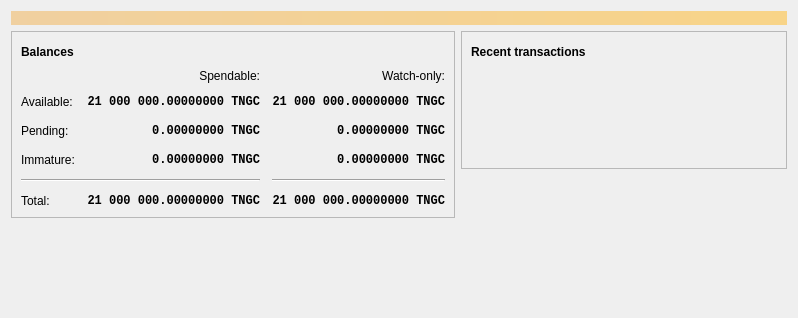
<?xml version="1.0" encoding="UTF-8"?>
<ui version="4.0">
 <class>OverviewPage</class>
 <widget class="QWidget" name="OverviewPage">
  <property name="geometry">
   <rect>
    <x>0</x>
    <y>0</y>
    <width>798</width>
    <height>318</height>
   </rect>
  </property>
  <property name="windowTitle">
   <string>Form</string>
  </property>
  <layout class="QVBoxLayout" name="topLayout">
   <item>
    <widget class="QLabel" name="labelAlerts">
     <property name="visible">
      <bool>false</bool>
     </property>
     <property name="styleSheet">
      <string notr="true">QLabel { background-color: qlineargradient(x1: 0, y1: 0, x2: 1, y2: 0, stop:0 #F0D0A0, stop:1 #F8D488); color:#000000; }</string>
     </property>
     <property name="wordWrap">
      <bool>true</bool>
     </property>
     <property name="margin">
      <number>3</number>
     </property>
     <property name="textInteractionFlags">
      <set>Qt::TextSelectableByMouse</set>
     </property>
    </widget>
   </item>
   <item>
    <layout class="QHBoxLayout" name="horizontalLayout" stretch="1,1">
     <item>
      <layout class="QVBoxLayout" name="verticalLayout_2">
       <item>
        <widget class="QFrame" name="frame">
         <property name="frameShape">
          <enum>QFrame::StyledPanel</enum>
         </property>
         <property name="frameShadow">
          <enum>QFrame::Raised</enum>
         </property>
         <layout class="QVBoxLayout" name="verticalLayout_4">
          <item>
           <layout class="QHBoxLayout" name="horizontalLayout_4">
            <item>
             <widget class="QLabel" name="label_5">
              <property name="font">
               <font>
                <weight>75</weight>
                <bold>true</bold>
               </font>
              </property>
              <property name="text">
               <string>Balances</string>
              </property>
             </widget>
            </item>
            <item>
             <widget class="QPushButton" name="labelWalletStatus">
              <property name="enabled">
               <bool>true</bool>
              </property>
              <property name="maximumSize">
               <size>
                <width>30</width>
                <height>16777215</height>
               </size>
              </property>
              <property name="toolTip">
               <string>The displayed information may be out of date. Your wallet automatically synchronizes with the TNGC network after a connection is established, but this process has not completed yet.</string>
              </property>
              <property name="text">
               <string/>
              </property>
              <property name="icon">
               <iconset resource="../tngc.qrc">
                <normaloff>:/icons/warning</normaloff>
                <disabledoff>:/icons/warning</disabledoff>:/icons/warning</iconset>
              </property>
              <property name="iconSize">
               <size>
                <width>24</width>
                <height>24</height>
               </size>
              </property>
              <property name="flat">
               <bool>true</bool>
              </property>
             </widget>
            </item>
            <item>
             <spacer name="horizontalSpacer_3">
              <property name="orientation">
               <enum>Qt::Horizontal</enum>
              </property>
              <property name="sizeHint" stdset="0">
               <size>
                <width>40</width>
                <height>20</height>
               </size>
              </property>
             </spacer>
            </item>
           </layout>
          </item>
          <item>
           <layout class="QGridLayout" name="gridLayout">
            <property name="spacing">
             <number>12</number>
            </property>
            <item row="2" column="2">
             <widget class="QLabel" name="labelWatchPending">
              <property name="font">
               <font>
                <family>Monospace</family>
                <weight>75</weight>
                <bold>true</bold>
               </font>
              </property>
              <property name="cursor">
               <cursorShape>IBeamCursor</cursorShape>
              </property>
              <property name="toolTip">
               <string>Unconfirmed transactions to watch-only addresses</string>
              </property>
              <property name="text">
               <string notr="true">0.00000000 TNGC</string>
              </property>
              <property name="alignment">
               <set>Qt::AlignRight|Qt::AlignTrailing|Qt::AlignVCenter</set>
              </property>
              <property name="textInteractionFlags">
               <set>Qt::LinksAccessibleByMouse|Qt::TextSelectableByKeyboard|Qt::TextSelectableByMouse</set>
              </property>
             </widget>
            </item>
            <item row="2" column="1">
             <widget class="QLabel" name="labelUnconfirmed">
              <property name="font">
               <font>
                <family>Monospace</family>
                <weight>75</weight>
                <bold>true</bold>
               </font>
              </property>
              <property name="cursor">
               <cursorShape>IBeamCursor</cursorShape>
              </property>
              <property name="toolTip">
               <string>Total of transactions that have yet to be confirmed, and do not yet count toward the spendable balance</string>
              </property>
              <property name="text">
               <string notr="true">0.00000000 TNGC</string>
              </property>
              <property name="alignment">
               <set>Qt::AlignRight|Qt::AlignTrailing|Qt::AlignVCenter</set>
              </property>
              <property name="textInteractionFlags">
               <set>Qt::LinksAccessibleByMouse|Qt::TextSelectableByKeyboard|Qt::TextSelectableByMouse</set>
              </property>
             </widget>
            </item>
            <item row="3" column="2">
             <widget class="QLabel" name="labelWatchImmature">
              <property name="font">
               <font>
                <family>Monospace</family>
                <weight>75</weight>
                <bold>true</bold>
               </font>
              </property>
              <property name="cursor">
               <cursorShape>IBeamCursor</cursorShape>
              </property>
              <property name="toolTip">
               <string>Mined balance in watch-only addresses that has not yet matured</string>
              </property>
              <property name="text">
               <string notr="true">0.00000000 TNGC</string>
              </property>
              <property name="alignment">
               <set>Qt::AlignRight|Qt::AlignTrailing|Qt::AlignVCenter</set>
              </property>
              <property name="textInteractionFlags">
               <set>Qt::LinksAccessibleByMouse|Qt::TextSelectableByKeyboard|Qt::TextSelectableByMouse</set>
              </property>
             </widget>
            </item>
            <item row="4" column="0" colspan="2">
             <widget class="Line" name="line">
              <property name="orientation">
               <enum>Qt::Horizontal</enum>
              </property>
             </widget>
            </item>
            <item row="4" column="2">
             <widget class="Line" name="lineWatchBalance">
              <property name="sizePolicy">
               <sizepolicy hsizetype="Preferred" vsizetype="Fixed">
                <horstretch>0</horstretch>
                <verstretch>0</verstretch>
               </sizepolicy>
              </property>
              <property name="minimumSize">
               <size>
                <width>140</width>
                <height>0</height>
               </size>
              </property>
              <property name="orientation">
               <enum>Qt::Horizontal</enum>
              </property>
             </widget>
            </item>
            <item row="5" column="0">
             <widget class="QLabel" name="labelTotalText">
              <property name="text">
               <string>Total:</string>
              </property>
             </widget>
            </item>
            <item row="3" column="1">
             <widget class="QLabel" name="labelImmature">
              <property name="font">
               <font>
                <family>Monospace</family>
                <weight>75</weight>
                <bold>true</bold>
               </font>
              </property>
              <property name="cursor">
               <cursorShape>IBeamCursor</cursorShape>
              </property>
              <property name="toolTip">
               <string>Mined balance that has not yet matured</string>
              </property>
              <property name="text">
               <string notr="true">0.00000000 TNGC</string>
              </property>
              <property name="alignment">
               <set>Qt::AlignRight|Qt::AlignTrailing|Qt::AlignVCenter</set>
              </property>
              <property name="textInteractionFlags">
               <set>Qt::LinksAccessibleByMouse|Qt::TextSelectableByKeyboard|Qt::TextSelectableByMouse</set>
              </property>
             </widget>
            </item>
            <item row="2" column="3">
             <spacer name="horizontalSpacer_2">
              <property name="orientation">
               <enum>Qt::Horizontal</enum>
              </property>
              <property name="sizeHint" stdset="0">
               <size>
                <width>40</width>
                <height>20</height>
               </size>
              </property>
             </spacer>
            </item>
            <item row="3" column="0">
             <widget class="QLabel" name="labelImmatureText">
              <property name="text">
               <string>Immature:</string>
              </property>
             </widget>
            </item>
            <item row="5" column="1">
             <widget class="QLabel" name="labelTotal">
              <property name="font">
               <font>
                <family>Monospace</family>
                <weight>75</weight>
                <bold>true</bold>
               </font>
              </property>
              <property name="cursor">
               <cursorShape>IBeamCursor</cursorShape>
              </property>
              <property name="toolTip">
               <string>Your current total balance</string>
              </property>
              <property name="text">
               <string notr="true">21 000 000.00000000 TNGC</string>
              </property>
              <property name="alignment">
               <set>Qt::AlignRight|Qt::AlignTrailing|Qt::AlignVCenter</set>
              </property>
              <property name="textInteractionFlags">
               <set>Qt::LinksAccessibleByMouse|Qt::TextSelectableByKeyboard|Qt::TextSelectableByMouse</set>
              </property>
             </widget>
            </item>
            <item row="5" column="2">
             <widget class="QLabel" name="labelWatchTotal">
              <property name="font">
               <font>
                <family>Monospace</family>
                <weight>75</weight>
                <bold>true</bold>
               </font>
              </property>
              <property name="cursor">
               <cursorShape>IBeamCursor</cursorShape>
              </property>
              <property name="toolTip">
               <string>Current total balance in watch-only addresses</string>
              </property>
              <property name="text">
               <string notr="true">21 000 000.00000000 TNGC</string>
              </property>
              <property name="alignment">
               <set>Qt::AlignRight|Qt::AlignTrailing|Qt::AlignVCenter</set>
              </property>
              <property name="textInteractionFlags">
               <set>Qt::LinksAccessibleByMouse|Qt::TextSelectableByKeyboard|Qt::TextSelectableByMouse</set>
              </property>
             </widget>
            </item>
            <item row="0" column="2">
             <widget class="QLabel" name="labelWatchonly">
              <property name="text">
               <string>Watch-only:</string>
              </property>
              <property name="alignment">
               <set>Qt::AlignRight|Qt::AlignTrailing|Qt::AlignVCenter</set>
              </property>
             </widget>
            </item>
            <item row="1" column="0">
             <widget class="QLabel" name="labelBalanceText">
              <property name="text">
               <string>Available:</string>
              </property>
             </widget>
            </item>
            <item row="1" column="1">
             <widget class="QLabel" name="labelBalance">
              <property name="font">
               <font>
                <family>Monospace</family>
                <weight>75</weight>
                <bold>true</bold>
               </font>
              </property>
              <property name="cursor">
               <cursorShape>IBeamCursor</cursorShape>
              </property>
              <property name="toolTip">
               <string>Your current spendable balance</string>
              </property>
              <property name="text">
               <string notr="true">21 000 000.00000000 TNGC</string>
              </property>
              <property name="alignment">
               <set>Qt::AlignRight|Qt::AlignTrailing|Qt::AlignVCenter</set>
              </property>
              <property name="textInteractionFlags">
               <set>Qt::LinksAccessibleByMouse|Qt::TextSelectableByKeyboard|Qt::TextSelectableByMouse</set>
              </property>
             </widget>
            </item>
            <item row="1" column="2">
             <widget class="QLabel" name="labelWatchAvailable">
              <property name="font">
               <font>
                <family>Monospace</family>
                <weight>75</weight>
                <bold>true</bold>
               </font>
              </property>
              <property name="cursor">
               <cursorShape>IBeamCursor</cursorShape>
              </property>
              <property name="toolTip">
               <string>Your current balance in watch-only addresses</string>
              </property>
              <property name="text">
               <string notr="true">21 000 000.00000000 TNGC</string>
              </property>
              <property name="alignment">
               <set>Qt::AlignRight|Qt::AlignTrailing|Qt::AlignVCenter</set>
              </property>
              <property name="textInteractionFlags">
               <set>Qt::LinksAccessibleByMouse|Qt::TextSelectableByKeyboard|Qt::TextSelectableByMouse</set>
              </property>
             </widget>
            </item>
            <item row="2" column="0">
             <widget class="QLabel" name="labelPendingText">
              <property name="text">
               <string>Pending:</string>
              </property>
             </widget>
            </item>
            <item row="0" column="1">
             <widget class="QLabel" name="labelSpendable">
              <property name="text">
               <string>Spendable:</string>
              </property>
              <property name="alignment">
               <set>Qt::AlignRight|Qt::AlignTrailing|Qt::AlignVCenter</set>
              </property>
             </widget>
            </item>
           </layout>
          </item>
         </layout>
        </widget>
       </item>
       <item>
        <spacer name="verticalSpacer">
         <property name="orientation">
          <enum>Qt::Vertical</enum>
         </property>
         <property name="sizeHint" stdset="0">
          <size>
           <width>20</width>
           <height>40</height>
          </size>
         </property>
        </spacer>
       </item>
      </layout>
     </item>
     <item>
      <layout class="QVBoxLayout" name="verticalLayout_3">
       <item>
        <widget class="QFrame" name="frame_2">
         <property name="frameShape">
          <enum>QFrame::StyledPanel</enum>
         </property>
         <property name="frameShadow">
          <enum>QFrame::Raised</enum>
         </property>
         <layout class="QVBoxLayout" name="verticalLayout">
          <item>
           <layout class="QHBoxLayout" name="horizontalLayout_2">
            <item>
             <widget class="QLabel" name="label_4">
              <property name="font">
               <font>
                <weight>75</weight>
                <bold>true</bold>
               </font>
              </property>
              <property name="text">
               <string>Recent transactions</string>
              </property>
             </widget>
            </item>
            <item>
             <widget class="QPushButton" name="labelTransactionsStatus">
              <property name="enabled">
               <bool>true</bool>
              </property>
              <property name="maximumSize">
               <size>
                <width>30</width>
                <height>16777215</height>
               </size>
              </property>
              <property name="toolTip">
               <string>The displayed information may be out of date. Your wallet automatically synchronizes with the TNGC network after a connection is established, but this process has not completed yet.</string>
              </property>
              <property name="text">
               <string/>
              </property>
              <property name="icon">
               <iconset resource="../tngc.qrc">
                <normaloff>:/icons/warning</normaloff>
                <disabledoff>:/icons/warning</disabledoff>:/icons/warning</iconset>
              </property>
              <property name="iconSize">
               <size>
                <width>24</width>
                <height>24</height>
               </size>
              </property>
              <property name="flat">
               <bool>true</bool>
              </property>
             </widget>
            </item>
            <item>
             <spacer name="horizontalSpacer">
              <property name="orientation">
               <enum>Qt::Horizontal</enum>
              </property>
              <property name="sizeHint" stdset="0">
               <size>
                <width>40</width>
                <height>20</height>
               </size>
              </property>
             </spacer>
            </item>
           </layout>
          </item>
          <item>
           <widget class="TransactionOverviewWidget" name="listTransactions">
            <property name="styleSheet">
             <string notr="true">QListView { background: transparent; }</string>
            </property>
            <property name="frameShape">
             <enum>QFrame::NoFrame</enum>
            </property>
            <property name="verticalScrollBarPolicy">
             <enum>Qt::ScrollBarAlwaysOff</enum>
            </property>
            <property name="horizontalScrollBarPolicy">
             <enum>Qt::ScrollBarAlwaysOff</enum>
            </property>
            <property name="sizeAdjustPolicy">
             <enum>QAbstractScrollArea::AdjustToContents</enum>
            </property>
            <property name="selectionMode">
             <enum>QAbstractItemView::NoSelection</enum>
            </property>
            <property name="uniformItemSizes">
             <bool>true</bool>
            </property>
           </widget>
          </item>
         </layout>
        </widget>
       </item>
       <item>
        <spacer name="verticalSpacer_2">
         <property name="orientation">
          <enum>Qt::Vertical</enum>
         </property>
         <property name="sizeHint" stdset="0">
          <size>
           <width>20</width>
           <height>40</height>
          </size>
         </property>
        </spacer>
       </item>
      </layout>
     </item>
    </layout>
   </item>
  </layout>
 </widget>
 <customwidgets>
  <customwidget>
   <class>TransactionOverviewWidget</class>
   <extends>QListView</extends>
   <header>qt/transactionoverviewwidget.h</header>
  </customwidget>
 </customwidgets>
 <resources/>
 <connections/>
</ui>
